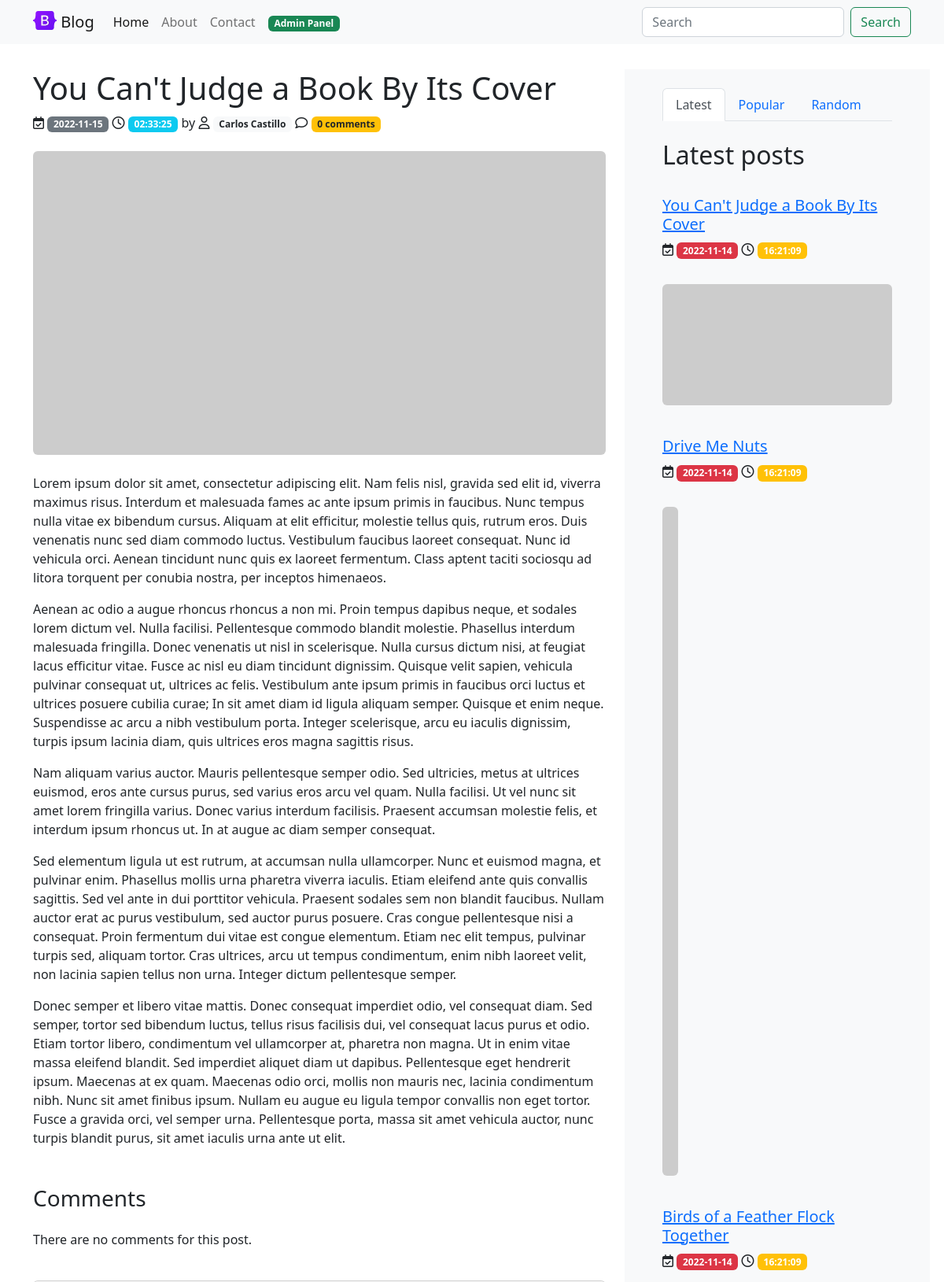
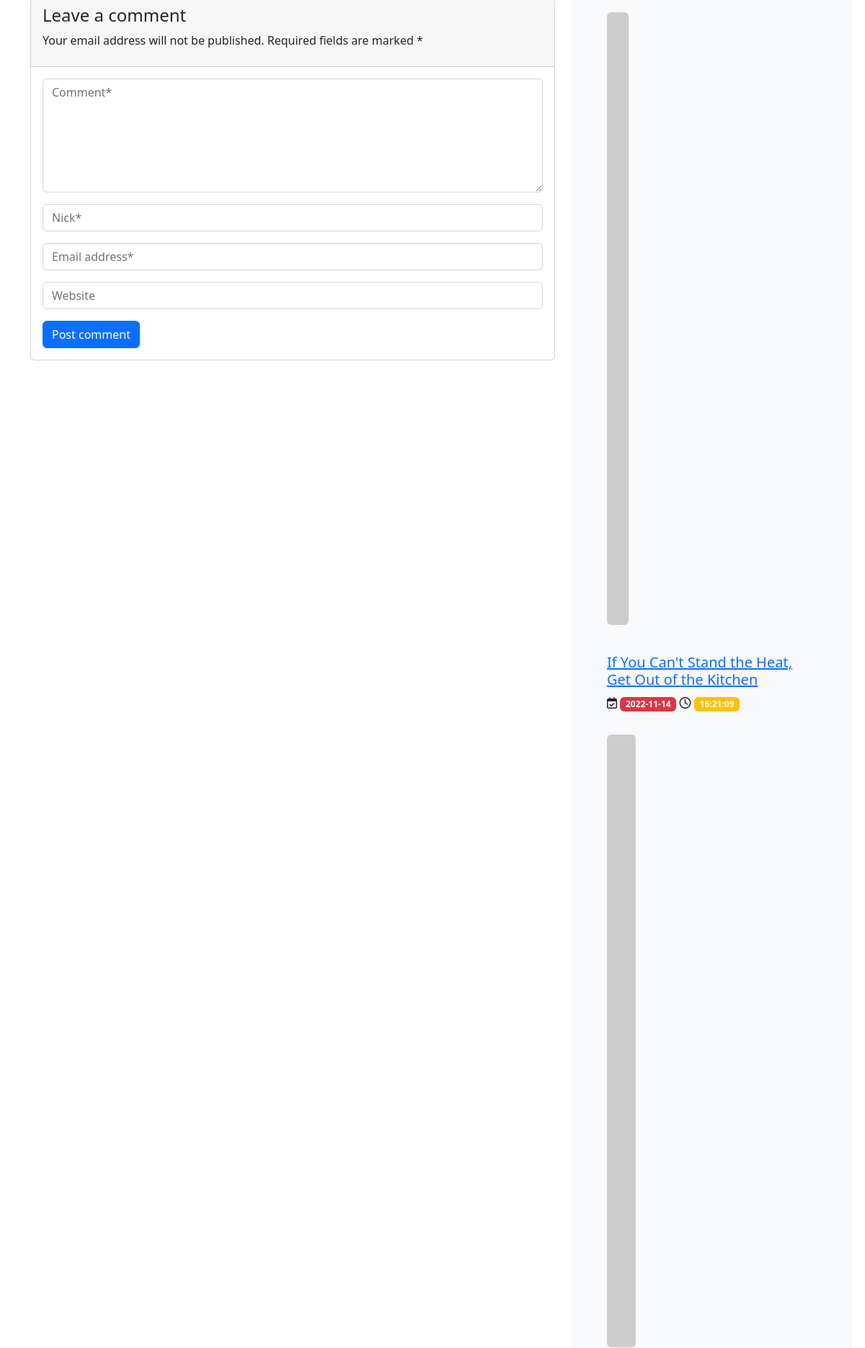
/show.php?id=1 (upper part), run on the app's committed database (2 pictures, top to bottom).
### tables this page shows
CREATE TABLE posts (
    id              INT             NOT NULL    AUTO_INCREMENT,
    title           VARCHAR(255)    NOT NULL,
    content         TEXT            NOT NULL,
    img_url         VARCHAR(255)    NOT NULL,
    author_id       INT             NOT NULL,
    created_at      TIMESTAMP       NULL,
    updated_at      TIMESTAMP       NULL,
PRIMARY KEY (id),
FOREIGN KEY (author_id) REFERENCES users(id)
);

CREATE TABLE users (
    id              INT             NOT NULL    AUTO_INCREMENT,
    name            VARCHAR(255)    NOT NULL,
    email           VARCHAR(255)    NOT NULL    UNIQUE,
    password        VARCHAR(255)    NOT NULL,
    created_at      TIMESTAMP       NULL,
    updated_at      TIMESTAMP       NULL,
PRIMARY KEY (id)
);

### show.php (called while the page is built, shortened)
<?php
require_once 'model.php';
if ( $_SERVER["REQUEST_METHOD"] == "GET" ) {
    $id = filter_var($_GET['id'], FILTER_SANITIZE_NUMBER_INT);
    $post = getPostById($id);
    $comments = getTotalCommentsByPost($id);
    $latestPosts = getLatestPosts();
}
require 'views/show.php';

### model.php (called while the page is built, shortened)
<?php
function getPDO(): PDO
{
    try {
        $pdo = new PDO(DB_URL, DB_USER, DB_PASS);
        $pdo->setAttribute(PDO::ATTR_ERRMODE, PDO::ERRMODE_EXCEPTION);
        $pdo->setAttribute(PDO::ATTR_DEFAULT_FETCH_MODE, PDO::FETCH_ASSOC);
        $pdo->setAttribute(PDO::ATTR_CASE, PDO::CASE_LOWER);
        $pdo->setAttribute(PDO::ATTR_AUTOCOMMIT, true);
        return $pdo;
    } catch (PDOException $exception) {
        exit('Failed to connect to database!');
    }
}
function getLatestPosts(): array|false
{
    $pdo = getPDO();
    $query = 'SELECT * FROM posts ORDER BY created_at DESC LIMIT 5';
    $stmt = $pdo->query($query);
    return $stmt->fetchAll();
}
function getPostById($id): mixed
{
    $pdo = getPDO();
    $query = 'SELECT * FROM posts WHERE id = :id';
    $stmt = $pdo->prepare($query);
    $stmt->bindParam(':id', $id, PDO::PARAM_INT);
    $stmt->execute();
    return $stmt->fetch();
}
function getTotalCommentsByPost($post_id): bool|array
{
    $pdo = getPDO();
    $query = 'SELECT * FROM comments WHERE post_id = :post_id ORDER BY created_at DESC';
    $stmt = $pdo->prepare($query);
    $stmt->bindParam(':post_id', $post_id, PDO::PARAM_INT);
    $stmt->execute();
    return $stmt->fetchAll();
}
function getCommentsNumber($post_id): string
{
    $pdo = getPDO();
    $query = 'SELECT * FROM comments WHERE post_id = :post_id';
    $stmt = $pdo->prepare($query);
    $stmt->bindParam(':post_id', $post_id, PDO::PARAM_INT);
    $stmt->execute();
    $count = $stmt->rowCount();
    if ( $count === 0 ) {
        return '0 comments';
    } elseif ( $count === 1 ) {
        return '1 comment';
    } else {
        return "$count comments";
    }
}
function getUserById($id): mixed
{
    $pdo = getPDO();
    $query = 'SELECT * FROM users WHERE id = :id';
    $stmt = $pdo->prepare($query);
    $stmt->bindParam(':id', $id, PDO::PARAM_INT);
    $stmt->execute();
    return $stmt->fetch();
}

### views/show.php (the view, shortened to what this page needs)
    <div class="container">
        <?php if ( !empty($post) ) : ?>
            <div class="row mt-4 mb-4 gx-5">
                <div class="col-12 col-lg-8 mt-2 mb-4">
                    <div class="mb-4">
                        <h1><?php echo $post['title'] ?></h1>
                        <?php
                        $datetime = new DateTime();
                        $date = $datetime->format('Y-m-d');
                        $hour = $datetime->format('H:i:s');
                        ?>
                        <p>
                            <i class="fa-regular fa-calendar-check"></i>
                            <time class="badge bg-secondary"><?php echo $date; ?></time>
                            <i class="fa-regular fa-clock"></i>
                            <time class="badge bg-info"><?php echo $hour; ?></time>
                            by <i class="fa-regular fa-user"></i>
                            <a href="#!"><span class="badge bg-light text-dark"><?php echo getUserById($post['author_id'])['name']; ?></span></a>
                            <i class="fa-regular fa-comment"></i>
                            <span class="badge bg-warning text-dark"><?php echo getCommentsNumber($post['id']); ?></span>
                        </p>
                    </div>
                    <div class="mt-4 mb-4">
                        <img src="<?php echo $post['img_url']; ?>" class="img-fluid rounded" alt="...">
                    </div>
                    <div class="mt-4">
                        <?php echo $post['content'] ?>
                    </div>
                    <div class="mb-4 mt-4 pt-4">
                        <h3>Comments</h3>
                    </div>
                    <div class="mt-4">
                        <?php if ( count($comments) > 0 ) : ?>
                            <?php echo showComments($comments); ?>
                        <?php else : ?>
                            <div class="row mt-4 mb-4">
                                <div class="col-12">
                                    <p>There are no comments for this post.</p>
                                </div>
                            </div>
                        <?php endif; ?>
                    </div>
                    <div class="mt-4">
                        <div class="card">
                            <div class="card-header">
                                <h4>Leave a comment</h4>
                                <p>Your email address will not be published. Required fields are marked *</p>
                            </div>
                            <div class="card-body">
                                <form action="<?php echo APP_URL; ?>store-comment.php" method="POST" class="row g-3 form-store">
                                    <div class="col-12">
                                        <textarea rows="6" name="content" class="form-control" placeholder="Comment*" required></textarea>
                                    </div>
                                    <div class="col-12">
                                        <input type="text" name="author_nick" class="form-control" placeholder="Nick*" required>
                                    </div>
                                    <div class="col-12">
                                        <input type="text" name="author_email" class="form-control" placeholder="Email address*" required>
                                    </div>
                                    <div class="col-md-12">
                                        <input type="url" name="author_url" class="form-control" placeholder="Website">
                                    </div>
                                    <div class="col-12">
                                        <button type="submit" class="btn btn-primary">Post comment</button>
                                    </div>
                                </form>
                            </div>
                        </div>
                    </div>
                </div>
                <div class="col-12 col-lg-4 mt-2 mb-2 bg-light">
                    <div class="px-4 mt-4">
                        <ul class="nav nav-tabs" id="myTab" role="tablist">
                            <li class="nav-item" role="presentation">
                                <button class="nav-link active" id="latest-tab" data-bs-toggle="tab" data-bs-target="#latest" type="button" role="tab" aria-controls="latest" aria-selected="true">Latest</button>
                            </li>
                            <li class="nav-item" role="presentation">
                                <button class="nav-link" id="popular-tab" data-bs-toggle="tab" data-bs-target="#popular" type="button" role="tab" aria-controls="popular" aria-selected="false">Popular</button>
                            </li>
                            <li class="nav-item" role="presentation">
                                <button class="nav-link" id="random-tab" data-bs-toggle="tab" data-bs-target="#random" type="button" role="tab" aria-controls="random" aria-selected="false">Random</button>
                            </li>
                        </ul>
                        <div class="tab-content" id="myTabContent">
                            <div class="tab-pane fade show active" id="latest" role="tabpanel" aria-labelledby="latest-tab">
                                <h2 class="mt-4">Latest posts</h2>
                                <?php foreach ($latestPosts as $latestPost) : ?>
                                    <div class="row mt-4 mb-4">
                                        <div class="col-12 mt-2 mb-2">
                                            <a href="<?php echo APP_URL; ?>show.php?id=<?php echo $latestPost['id']; ?>">
                                                <h5><?php echo $latestPost['title']; ?></h5>
                                            </a>
                                            <?php
                                            $datetime = new DateTime($latestPost['created_at']);
                                            $date = $datetime->format('Y-m-d');
                                            $hour = $datetime->format('H:i:s');
                                            ?>
                                            <p>
                                                <i class="fa-regular fa-calendar-check"></i>
                                                <time class="badge bg-danger"><?php echo $date; ?></time>
                                                <i class="fa-regular fa-clock"></i>
                                                <time class="badge bg-warning"><?php echo $hour; ?></time>
                                            </p>
                                        </div>
                                        <a href="<?php echo APP_URL; ?>show.php?id=<?php echo $latestPost['id']; ?>">
                                            <div class="col-12 mt-2 mb-2">
                                                <img src="<?php echo $latestPost['img_url']; ?>" class="img-fluid rounded" alt="...">
                                            </div>
                                        </a>
                                    </div>
                                <?php endforeach; ?>
                            </div>
                        </div>
                    </div>
                </div>
            </div>
        <?php endif; ?>
    </div>
<?php $main = ob_get_clean(); ?>
<?php include 'base.php' ?>

### views/base.php (shortened to what this page needs)
<!doctype html>
<html lang="en">
<head>
    <link href="https://cdn.jsdelivr.net/npm/bootstrap@5.2.2/dist/css/bootstrap.min.css" rel="stylesheet">
    <link rel="stylesheet" href="https://cdnjs.cloudflare.com/ajax/libs/font-awesome/6.2.0/css/all.min.css">
    <link rel="stylesheet" type="text/css" href="https://cdn.datatables.net/1.13.1/css/jquery.dataTables.css">
    <link href="<?php echo APP_URL; ?>css/main.css" rel="stylesheet">
</head>
<body>
    <header>
        <nav class="navbar navbar-expand-lg bg-light">
            <div class="container">
                <a class="navbar-brand" href="<?php echo APP_URL; ?>">
                    <img src="<?php echo APP_URL; ?>img/bootstrap-logo.svg" alt="Logo" width="30" height="24" class="d-inline-block align-text-top">
                    Blog
                </a>
                <div class="collapse navbar-collapse" id="navbarSupportedContent">
                    <ul class="navbar-nav me-auto mb-2 mb-lg-0">
                        <li class="nav-item">
                            <a class="nav-link active" aria-current="page" href="<?php echo APP_URL; ?>">Home</a>
                        </li>
                        <li class="nav-item">
                            <a class="nav-link" href="#!">About</a>
                        </li>
                        <li class="nav-item">
                            <a class="nav-link" href="#!">Contact</a>
                        </li>
                        <li class="nav-item">
                            <a class="nav-link" href="<?php echo APP_URL; ?>admin/"><span class="badge bg-success">Admin Panel</span></a>
                        </li>
                    </ul>
                    <form class="d-flex" role="search">
                        <input class="form-control me-2" type="search" placeholder="Search" aria-label="Search">
                        <button class="btn btn-outline-success" type="submit">Search</button>
                    </form>
                </div>
            </div>
        </nav>
    </header>
    <main>
        <?php echo $main ?>
    </main>
</body>
</html>

### data on the page
posts: title "You Can't Judge a Book By Its Cover", author.name "Carlos Castillo", content "Lorem ipsum dolor sit amet, consectetur adipiscing elit. Nam felis nisl, gravida sed elit id, viverra maximus risus. Interdum et malesuada fames ac ante ipsum primis in faucibus. Nunc tempus nulla vitae ex bibendum cursus. Aliquam at elit efficitur, molestie tellus quis, rutrum eros. Duis venenatis nunc sed diam commodo luctus. Vestibulum faucibus laoreet consequat. Nunc id vehicula orci. Aenean tincidunt nunc quis ex laoreet fermentum. Class aptent taciti sociosqu ad litora torquent per conubia nostra, per inceptos himenaeos. Aenean ac odio a augue rhoncus rhoncus a non mi. Proin tempus dapibus neque, et sodales lorem dictum vel. Nulla facilisi. Pellentesque commodo blandit molestie.…", created_at "2022-11-14", created_at "16:21:09"
posts: title "Drive Me Nuts", created_at "2022-11-14", created_at "16:21:09"
posts: title "Birds of a Feather Flock Together", created_at "2022-11-14", created_at "16:21:09"
posts: title "If You Can't Stand the Heat, Get Out of the Kitchen", created_at "2022-11-14", created_at "16:21:09"

### other printed values
$date "2022-11-15"
$hour "02:33:25"
getCommentsNumber($post['id']) "0 comments"
